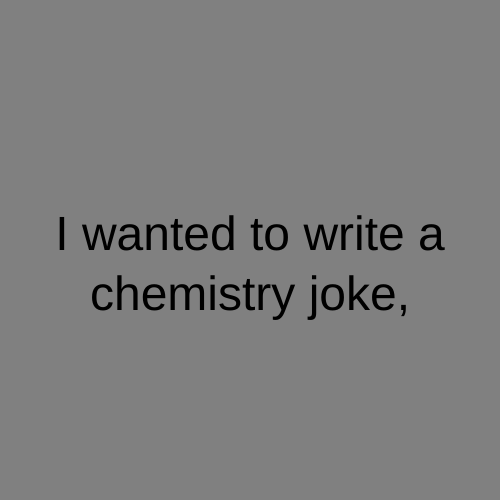
Frame 1 (no input)
Frame 60 (no input): identical to frame 1, image omitted
Frame 120 (the mouse pressed at the canvas centre since frame 60): identical to frame 1, image omitted

The p5.js sketch that drew this single still picture (run headless with seeded random() and noise() and a simulated clock; from frame 60 on, the mouse is pressed at the canvas centre):

// p5.js sketch
// ── sketch.js
let state = 0;
let timer = 0;

function setup() {
  createCanvas(500, 500);
  textAlign(CENTER);
  textSize(48);
}

function draw() {
  switch (state) {
    case 0:
      background('grey');
      text("I wanted to write a\nchemistry joke,", width / 2, height / 2);
      break;

    case 1:
      background('yellow');
      text("but all of the\ngood ones Argon.", width / 2, height / 2);
      break;
  }

  timer++;
  if (timer > 3 * 60) {
    state++;
    timer = 0;
    if (state > 1) {
      state = 0;
    }
  }

}
